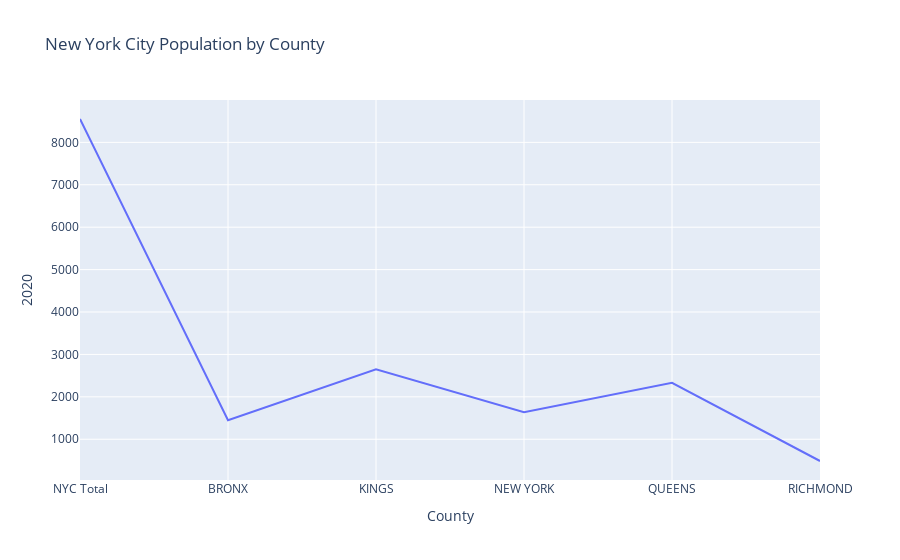

Notebook cell for this chart:
### Markdown cell above
# STEP 3: Showing the data separately

## New York City Population

### Code cell
NYC_Population = px.line(
    population_2020,
    x='County',
    y='2020',
    title='New York City Population by County',)
NYC_Population.show()

### Figure 1 — Plotly figure (JSON) as saved in the notebook; plotly's stock layout.template omitted (floating-point values rounded to 4 significant figures)
{"data": [{"hovertemplate": "County=%{x}<br>2020=%{y}<extra></extra>", "legendgroup": "", "line": {"color": "#636efa", "dash": "solid"}, "marker": {"symbol": "circle"}, "mode": "lines", "name": "", "orientation": "v", "showlegend": false, "type": "scatter", "x": ["NYC Total", "BRONX", "KINGS", "NEW YORK", "QUEENS", "RICHMOND"], "xaxis": "x", "y": [8551.0, 1447.0, 2648.0, 1638.0, 2330.0, 487.2], "yaxis": "y"}], "layout": {"autosize": true, "legend": {"tracegroupgap": 0}, "title": {"text": "New York City Population by County"}, "xaxis": {"anchor": "y", "autorange": true, "domain": [0, 1], "range": [0, 5], "title": {"text": "County"}, "type": "category"}, "yaxis": {"anchor": "x", "autorange": true, "domain": [0, 1], "range": [39.17, 8999.0], "title": {"text": "2020"}, "type": "linear"}}}
